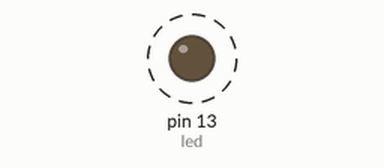
This sketch was run on a simulated Arduino Uno, built with avr-gcc and run on an emulated ATmega328P. On the bench: output pins drawn as LEDs (lit = HIGH). Dashed ring = blinking. What the sketch prints to the serial monitor is not drawn.

Above: at 0.5 s.
Timing chart, 0 to 3.0 s (numbered marks = the images above):
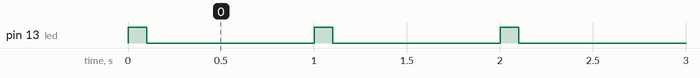

The sketch:

Serial_Comm_Tx.ino
```cpp
/*
For more details see: http://projectsfromtech.blogspot.com/

Connect the Tx pin of this board to the Rx of the board running Serial_Comm_Rx.ino
Connect the Grounds of the two boards

Transmits numbers 0-10 to the Rx board every second
Blinks the LED on pin 13 when every number is tranmitted
*/

const int led = 13;
void setup()
{
  Serial.begin(9600);
  pinMode(led, OUTPUT);
}

void loop()
{
 for (int i = 0; i <= 10; i++)
 {
//   Serial.println (i*i/100); //Send i to Rx Arduino
   float f = i;
   f += 0.23;
   String str = String(f);
   Serial.println (str);
   digitalWrite(led, HIGH);
   delay(100);
   digitalWrite(led, LOW);
   delay(900);
 }
}
```

Measured:
- by itself, pin 13 (led): alternates HIGH for 0.10 s and LOW for 0.90 s
